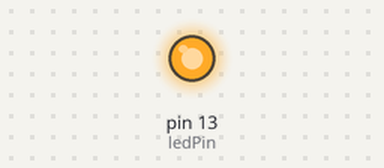
Recording of a sketch running on a simulated Arduino Uno, built with avr-gcc and run on an emulated ATmega328P. Parts: output pins drawn as LEDs (lit = HIGH).

Above: at 0.1 s.
At 34.1 s:
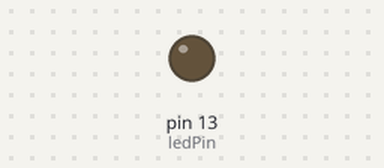
Timing chart, 0 to 36.5 s (numbered marks = the images above):
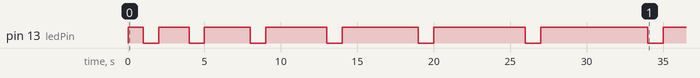

The sketch:

blink.ino
```cpp
const int ledPin = 13;

// the setup routine runs once at the start of the program:
void setup()
{
  pinMode(ledPin, OUTPUT);         // initialize the digital pin as an output.
}

// the loop routine runs over and over:


void loop() {
  for (int m = 1000; m > 0; m = m + 1000)
  {
    digitalWrite(ledPin, HIGH);   // turn the LED on (HIGH is the voltage level)
    delay(m);                  // wait for a second
    digitalWrite(ledPin, LOW);    // turn the LED off by making the voltage LOW
    delay(1000);                  // wait for a second

  }
}
```

Measured:
- by itself, pin 13 (ledPin): LOW → HIGH at 0.00 s, → LOW 1.0 s later, → HIGH 1.0 s later, → LOW 2.0 s later, … (15 changes in this stretch)
